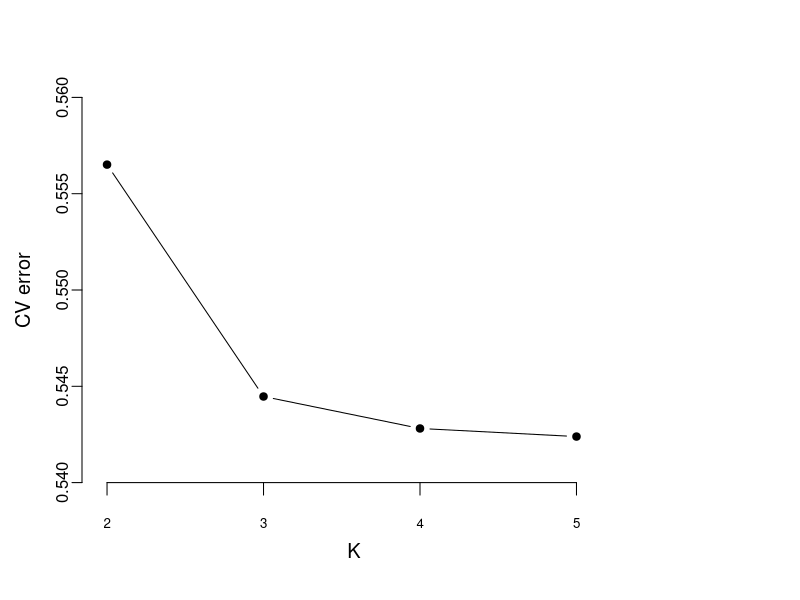

The R script that drew this image:
library(graphics)

k = c(2,3,4,5)
cv = c(0.55651,0.54447,0.54281,0.54239)

kcv = cbind(k,cv)

#par(las=2)
par(mar=c(5,6,1,1))

pdf("/data/lucas/bmi/figures/plot_cv_error.pdf", width=4, height=4.5)

plot(kcv,
     pch = 19,
     type = "b",
     ylim = c(0.54,0.56),
     xlim = c(2,6),
     xaxt='n',
     frame.plot = F,
     ann = FALSE, # remove axis titles
     mgp = c(3, 0.5, 0)) # separates y-axis labels from axis.)

#Add ticks to X axis
axis(side=1, at = c(2,3,4,5), labels = F, las=1, cex.axis=0.6, 
     font = 2, tck=-0.03, pos = 0.540)

# Add labels between ticks
axis(side=1, at = c(2,3,4,5), labels = c("2","3","4","5"), 
     las=1, cex.axis=0.8, font = 1, tck= F, lwd=0, mgp = c(3, 0.7, 0))

mtext(side = 1, text = "K", line = 2.2, adj = 0.4, cex = 1.2, las = 1) 

# Add labels between ticks
axis(2, at = c(540,545,550,555), labels = F, 
     las=1, cex.axis=0.5, font = 1, tck= F, lwd=0, mgp = c(3, 0.7, 0))

mtext(side = 2, 
      text = expression("CV error"),
      line = 2.4, adj = 0.5, cex =1.2, las = 0) 

dev.off()
